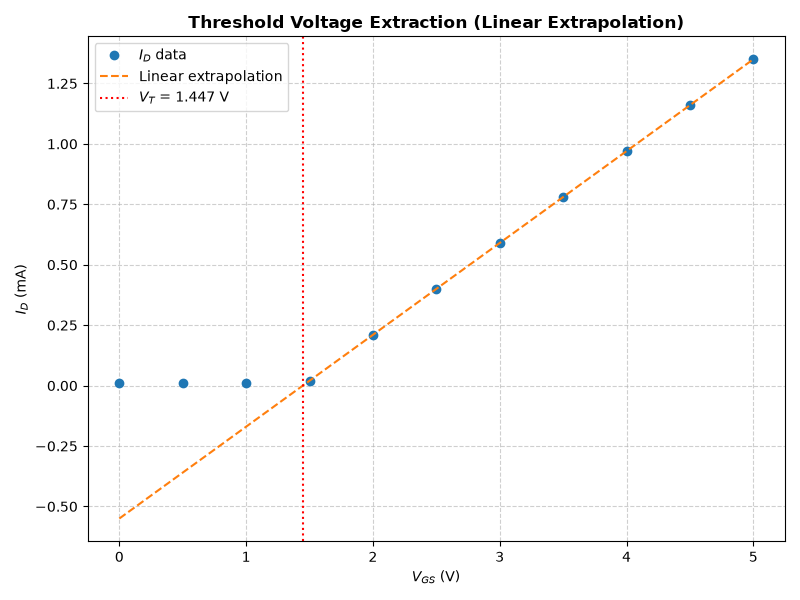

This chart was generated by the following Python code:
import pandas as pd
import numpy as np
import matplotlib.pyplot as plt

file_path = r"C:\Users\Satya\Desktop\LABS\EDA TASKS\Electrical Data\MOSFET_ID_VGS.csv"
dft = pd.read_csv(file_path)

target_vds = sorted(dft['V_DS (V)'].unique())[0]
g = dft[dft['V_DS (V)'] == target_vds].sort_values('V_GS (V)')

vgs = g['V_GS (V)'].values
i_d = g['I_D (mA)'].values

gm = np.gradient(i_d, vgs)
peak_idx = np.argmax(gm)

window = 3
lo = max(0, peak_idx - window)
hi = min(len(vgs), peak_idx + window + 1)

slope, intercept = np.polyfit(vgs[lo:hi], i_d[lo:hi], 1)
VT = -intercept / slope

print(f"VDS used for extraction: {target_vds} V")
print(f"Slope = {slope:.4f} mA/V, Intercept = {intercept:.4f} mA")
print(f"Extracted V_T = {VT:.4f} V")

plt.figure(figsize=(8, 6))
plt.plot(vgs, i_d, 'o', label='$I_D$ data')
fit_line = slope * vgs + intercept
plt.plot(vgs, fit_line, '--', label='Linear extrapolation')
plt.axvline(VT, color='r', linestyle=':', label=f'$V_T$ = {VT:.3f} V')
plt.xlabel('$V_{GS}$ (V)')
plt.ylabel('$I_D$ (mA)')
plt.title('Threshold Voltage Extraction (Linear Extrapolation)', fontweight='bold')
plt.legend()
plt.grid(True, linestyle='--', alpha=0.6)
plt.tight_layout()
plt.savefig('vt_extraction.png', dpi=300)
plt.show()
